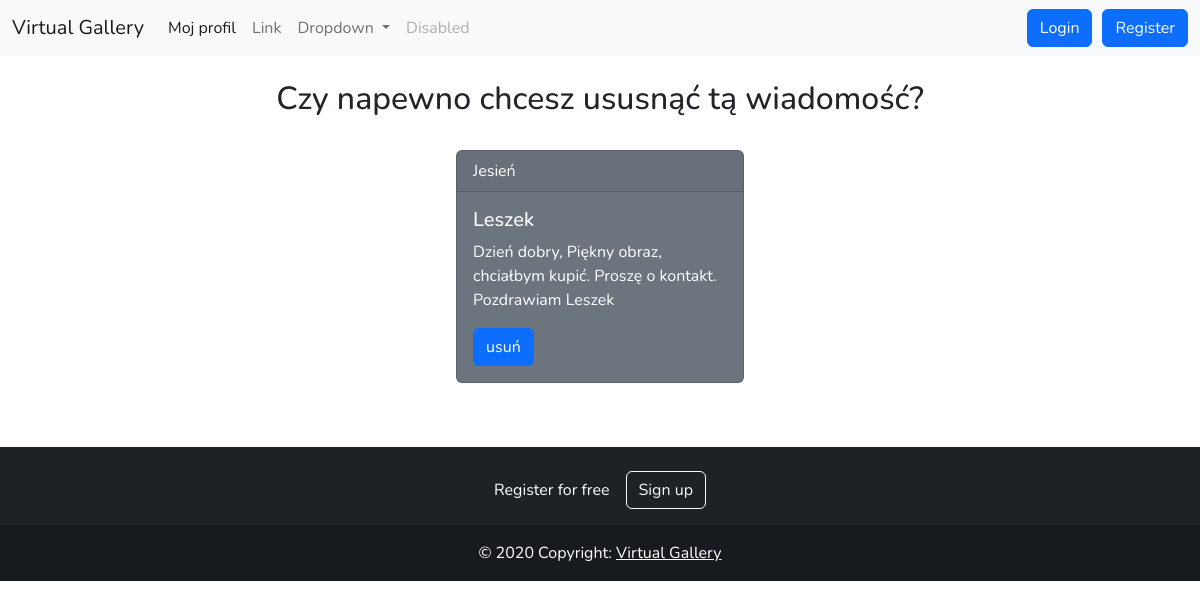
Screenshot of /usun_wiadomosc/11/ with the database file from the repository.
### Virtual_Gallery/models.py (models this page shows)
class Wiadomosc(models.Model):
    autor = models.ForeignKey(User, on_delete=models.CASCADE, null=True, blank=True)
    imie = models.CharField(verbose_name='Imię',max_length=20, null=True, blank=False)
    obraz = models.ForeignKey(Obraz, on_delete=models.CASCADE, null=True, blank=False)
    wiadomosc = models.TextField(verbose_name='Wiadomość',max_length=200,null=True, blank=False)
    telefon = models.PositiveSmallIntegerField(blank=False, null=True)
    proponowana_cena = models.PositiveIntegerField(verbose_name='Zaproponuj cenę',blank=True, null=True)

class Obraz(models.Model):
    grafika = models.ImageField(upload_to="grafiki", null=True, blank=True)
    tytul = models.CharField(max_length=30, null=True, blank=False)
    cena = models.FloatField(null=True, blank=True)
    wlasciciel = models.ForeignKey(User, on_delete=models.CASCADE, null=True,blank=True)
    opis = models.TextField(max_length=200, blank=True, null=True)
    def __str__(self):
        return self.tytul

### Virtual_Gallery/views.py (the view)
# urls.py: path('usun_wiadomosc/<int:id>/', usunWiadomosc, name='usun_wiadomosc'),
def usunWiadomosc(request,id):
    wiadomosc = get_object_or_404(Wiadomosc, pk=id)
    if request.method == "POST":
        wiadomosc.delete()
        return redirect('glowna')
    return render(request, 'usun_wiadomosc.html', {'wiadomosc':wiadomosc})

### templates/usun_wiadomosc.html (shortened to what this page needs)
{% extends 'main.html' %}
{% load bootstrap %}
{% block strona %}
<br>
<h2 style="text-align: center;">Czy napewno chcesz ususnąć tą wiadomość? </h2>
<br>
    <div class="card text-bg-secondary mb-3" style="max-width: 18rem; margin: auto;">
        <div class="card-header">{{wiadomosc.obraz}}</div>
            <div class="card-body">
                <h5 class="card-title">{{wiadomosc.imie}}</h5>
                <p class="card-text">{{wiadomosc.wiadomosc}}</p>
                <form method="POST">
                    <button type="submit" class="btn btn-primary">usuń</button>
            </div>
        </div>
  {% endblock %}

### static/css/style.css (style rules this page uses)
* { font-family: 'Nunito', sans-serif; }

### rows the page displays
Wiadomosc: obraz "Jesień", imie "Leszek", wiadomosc "Dzień dobry, Piękny obraz, chciałbym kupić. Proszę o kontakt. Pozdrawiam Leszek"
